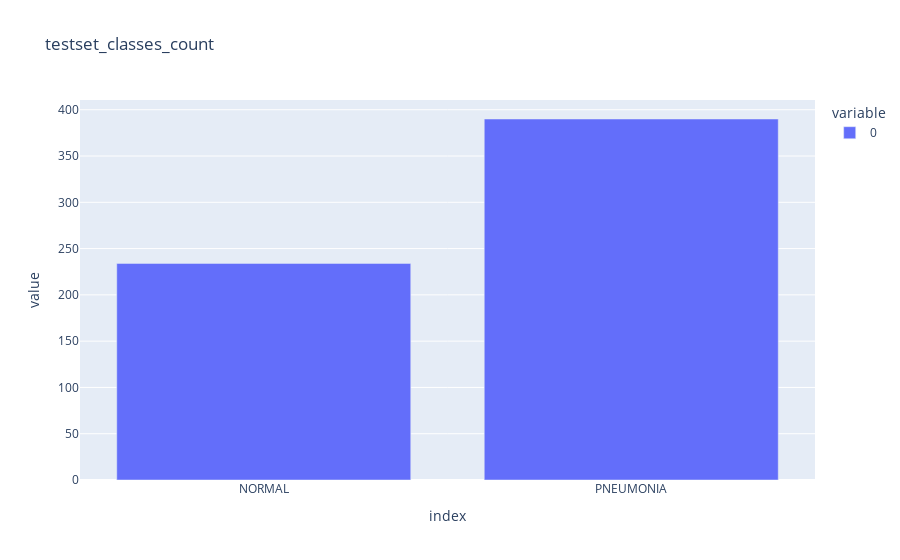

Source (notebook cell):
### Code cell
testset_class_count = get_class_count(testset,name = 'testset_classes_count')
plot_class_count(testset_class_count,name = 'testset_classes_count')

### Figure 1 — Plotly figure (JSON) as saved in the notebook; plotly's stock layout.template omitted (floating-point values rounded to 4 significant figures)
{"data": [{"alignmentgroup": "True", "hovertemplate": "variable=0<br>index=%{x}<br>value=%{y}<extra></extra>", "legendgroup": "0", "marker": {"color": "#636efa", "pattern": {"shape": ""}}, "name": "0", "offsetgroup": "0", "orientation": "v", "showlegend": true, "textposition": "auto", "type": "bar", "x": ["NORMAL", "PNEUMONIA"], "xaxis": "x", "y": [234, 390], "yaxis": "y"}], "layout": {"barmode": "relative", "legend": {"title": {"text": "variable"}, "tracegroupgap": 0}, "title": {"text": "testset_classes_count"}, "xaxis": {"anchor": "y", "domain": [0, 1], "title": {"text": "index"}}, "yaxis": {"anchor": "x", "domain": [0, 1], "title": {"text": "value"}}}}
